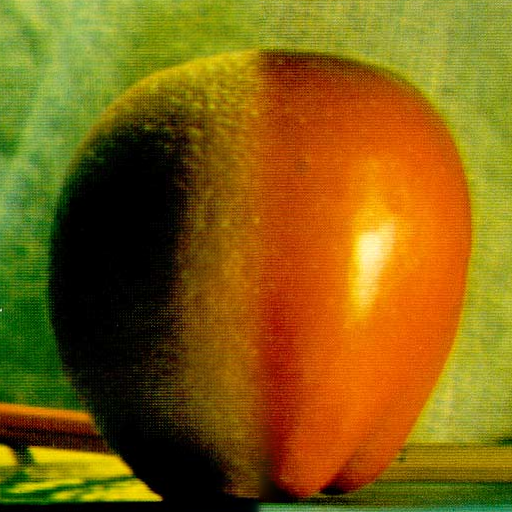
#> input picture resultados_blending/resultado_blending.png, 512 x 512 px, given in place of 512_burt_apple.png, which was not available
$ python blending.py
#> lines starting #> are read from the running program, lines starting #| are printed output that depends on the picture; after the words box and inside, x2 and y2 are one past the last pixel; in counts of white or black regions, pixels touching at a corner belong together; pictures that were not available may be replaced by others from this repository, and a replacement may not be noted
### vc/filtros.py
"""Filtragem linear e não linear, forma matricial e imagem integral.

As imagens são arrays NumPy (H, W) ou (H, W, C); cada canal é filtrado separadamente.
`modo` é o modo de preenchimento de borda do np.pad ("constant" = zero-padding).
"""
import numpy as np
from numpy.lib.stride_tricks import sliding_window_view


def _por_canal(img, fn):
    a = np.asarray(img, float)
    if a.ndim == 2:
        return fn(a)
    return np.stack([fn(a[..., c]) for c in range(a.shape[2])], axis=-1)


def _janelas(canal, kh, kw, modo):
    if kh % 2 == 0 or kw % 2 == 0:
        raise ValueError("A janela deve ter dimensões ímpares.")
    p = np.pad(canal, ((kh // 2, kh // 2), (kw // 2, kw // 2)), mode=modo)
    return sliding_window_view(p, (kh, kw))


# ---------- núcleos ----------
def nucleo_media(k):
    return np.ones((k, k)) / (k * k)


# [6 lines left out: function nucleo_gaussiano, not called in this run]


def nucleo_binomial(k):
    """Pesos binomiais (linha do triângulo de Pascal) 2D normalizados."""
#> called with k = 5
    b = np.array([1.0])
    for _ in range(k - 1):
        b = np.convolve(b, [1, 1])
    b /= b.sum()
    return np.outer(b, b)


H_CORNER = np.array([1, -2, 1]) / 2


def nucleo_corner():
    """Filtro corner = 1/4 [1 -2 1; -2 4 -2; 1 -2 1] (separável: h^T h com h = 1/2[1 -2 1])."""
    return np.outer(H_CORNER, H_CORNER)


# ---------- convolução ----------
def convolucao(img, nucleo, modo="constant"):
    """Convolução 2D (núcleo espelhado) com preenchimento de borda."""
    k = np.asarray(nucleo, float)[::-1, ::-1]
    return _por_canal(img, lambda c: np.einsum("ijkl,kl->ij", _janelas(c, *k.shape, modo), k))


# [5 lines left out: function filtro_separavel, not called in this run]


# ---------- filtros não lineares ----------
def mediana(img, k=3, modo="constant"):
    return _por_canal(img, lambda c: np.median(_janelas(c, k, k, modo).reshape(*c.shape, -1), axis=-1))


# [41 lines left out: functions media_alfa_cortada, mediana_ponderada, matriz_filtro_1d, not called in this run]


def matrizes_filtro_separavel(shape, h_vertical, h_horizontal):
    """Retorna (H_v, H_h) tais que g = H_v @ H_h @ f.ravel()."""
    return matriz_filtro_1d(shape, h_vertical, 0), matriz_filtro_1d(shape, h_horizontal, 1)


def aplicar_matricial(img, Hv, Hh):
    f = np.asarray(img, float)
    return (Hv @ (Hh @ f.ravel())).reshape(f.shape)


# ---------- imagem integral ----------
def imagem_integral(img):
    """s(i,j) = soma de f(k,l) para k<=i, l<=j."""
    return np.asarray(img, float).cumsum(axis=0).cumsum(axis=1)


# [22 lines left out: functions soma_retangulo, filtro_media_integral, not called in this run]

### vc/piramides.py
"""Pirâmides Gaussiana e Laplaciana e blending de imagens (Burt e Adelson, 1983).

As imagens são arrays NumPy (H, W) ou (H, W, C); cada canal é tratado separadamente.
"""
import numpy as np

from . import filtros

# Núcleo gaussiano 5x5 de Burt-Adelson (binomial [1 4 6 4 1] / 16).
NUCLEO = filtros.nucleo_binomial(5)


def reduzir(img):
    """REDUCE: suaviza com o núcleo gaussiano e mantém 1 amostra a cada 2 em cada eixo."""
    return filtros.convolucao(img, NUCLEO, "reflect")[::2, ::2]


def expandir(img, shape):
    """EXPAND: insere zeros entre as amostras, suaviza (x4 para repor a energia) e recorta para `shape` (H, W)."""
    a = np.asarray(img, float)
    z = np.zeros((a.shape[0] * 2, a.shape[1] * 2) + a.shape[2:])
    z[::2, ::2] = a
    return (4 * filtros.convolucao(z, NUCLEO, "reflect"))[:shape[0], :shape[1]]


def piramide_gaussiana(img, niveis):
    """Lista [G0, G1, ..., G_{niveis-1}], G0 = img e G_{i+1} = REDUCE(G_i)."""
    g = [np.asarray(img, float)]
    for _ in range(niveis - 1):
        g.append(reduzir(g[-1]))
    return g


def piramide_laplaciana(img, niveis):
    """Lista [L0, ..., L_{n-1}] com L_i = G_i - EXPAND(G_{i+1}) e L_{n-1} = G_{n-1} (resíduo passa-baixas)."""
    g = piramide_gaussiana(img, niveis)
    return [g[i] - expandir(g[i + 1], g[i].shape[:2]) for i in range(niveis - 1)] + [g[-1]]


def colapsar(lap):
    """Reconstrói a imagem a partir da pirâmide Laplaciana: G_i = L_i + EXPAND(G_{i+1})."""
    r = lap[-1]
    for L in reversed(lap[:-1]):
        r = L + expandir(r, L.shape[:2])
    return r


def blending(a, b, mascara, niveis=5):
    """Mistura `a` (onde mascara = 1) e `b` (onde mascara = 0) em cada banda de frequência.

    L_blend_i = Gm_i * La_i + (1 - Gm_i) * Lb_i, em que Gm é a pirâmide Gaussiana da máscara:
    nos níveis de baixa frequência a transição é larga e suave; nos de alta, estreita (detalhes preservados).
    """
    a, b = np.asarray(a, float), np.asarray(b, float)
    m = np.asarray(mascara, float)
    if m.max() > 1:
        m = m / 255.0
    if m.ndim == 3:
        m = m.mean(axis=2)
    if a.shape != b.shape or m.shape != a.shape[:2]:
        raise ValueError("Imagens e máscara devem ter o mesmo tamanho.")
    if a.ndim == 3:
        m = m[..., None]
    gm = piramide_gaussiana(m, niveis)
    la, lb = piramide_laplaciana(a, niveis), piramide_laplaciana(b, niveis)
    return colapsar([w * x + (1 - w) * y for w, x, y in zip(gm, la, lb)])


def justaposicao(a, b, mascara):
    """Colagem direta (sem mistura): pixels de `a` onde a máscara é 1 e de `b` onde é 0."""
    m = np.asarray(mascara, float)
    if m.max() > 1:
        m = m / 255.0
    if np.asarray(a).ndim == 3 and m.ndim == 2:
        m = m[..., None]
    return m * np.asarray(a, float) + (1 - m) * np.asarray(b, float)

### blending.py
"""Atividade 02 - blending de imagens com pirâmides (maçã + laranja).

Uso:  python blending.py [pasta_imagens] [pasta_saida] [niveis]
Gera resultado_blending.png, resultado_justaposicao.png, comparacao.png e piramides.png.
"""
import os
import sys

import matplotlib
matplotlib.use("Agg")
import matplotlib.pyplot as plt
import numpy as np
from PIL import Image

from vc import piramides


def carregar(pasta, nome, modo):
#> called with pasta = '../imagens', nome = '512_burt_apple.png', modo = 'RGB'
    return np.asarray(Image.open(os.path.join(pasta, nome)).convert(modo), float)


def salvar(arr, caminho):
    Image.fromarray(np.clip(np.rint(arr), 0, 255).astype(np.uint8)).save(caminho)


def main(pasta, saida, niveis):
    os.makedirs(saida, exist_ok=True)
    a, b = carregar(pasta, "512_burt_apple.png", "RGB"), carregar(pasta, "512_burt_orange.png", "RGB")
#> call 2 of carregar, with pasta = '../imagens', nome = '512_burt_orange.png', modo = 'RGB'
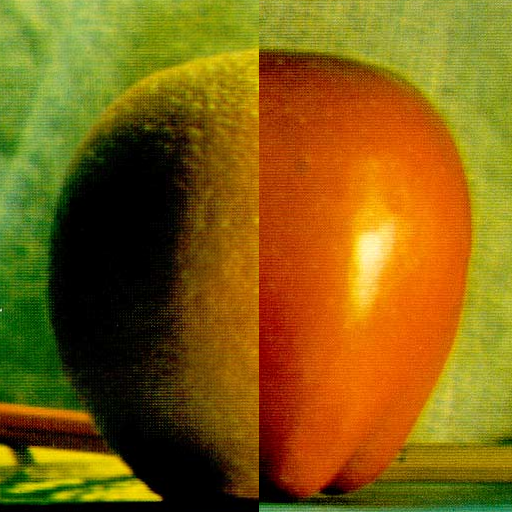
#> input picture resultados_blending/resultado_justaposicao.png, 512 x 512 px, given in place of 512_burt_orange.png, which was not available
    m = carregar(pasta, "512_mask.jpg", "L") / 255.0
#> call 3 of carregar, with pasta = '../imagens', nome = '512_mask.jpg', modo = 'L'
#> in carregar (call 3), `return np.asarray(Image.open(os.path.join(pasta, nome)).convert(modo),..`:
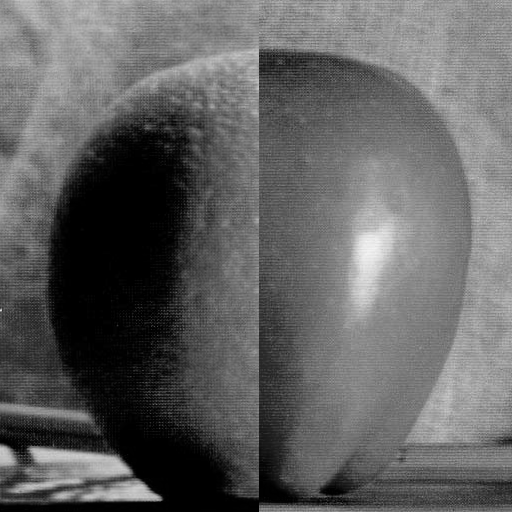
#> returned value: shape (512, 512) float64; min 0, max 244, mean 97.1
    m = (m > 0.5).astype(float)   # máscara binária (o JPEG introduz ruído de compressão)
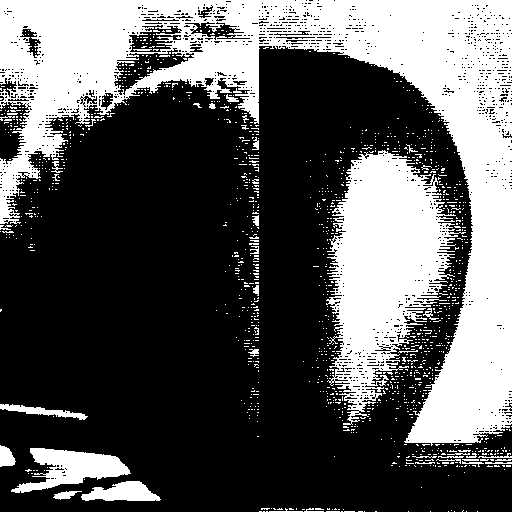
#> m: shape (512, 512) float64; values 0 (black) and 1 (white), 34.8% white; 1299 white regions (1255 under 20 px), largest, box (x1, y1, x2, y2) and area: (0, 0, 512, 446) 61820, (326, 150, 466, 425) 20036, (11, 448, 131, 493) 2636

    mix = np.clip(piramides.blending(a, b, m, niveis), 0, 255)
#> after the loop in piramide_gaussiana, `for _ in range(niveis - 1):`: g = 5 items
#> in expandir, `z[::2, ::2] = a`:
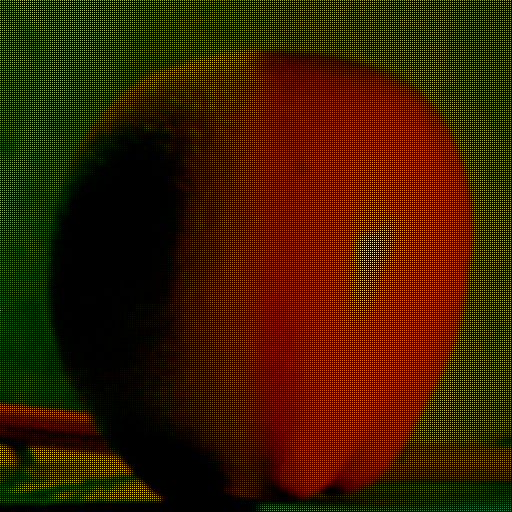
#> z: shape (512, 512, 3) float64; mean of channels 0, 1, 2 32.4, 24.1, 4.1; drawn as R, G, B
#> call 4 of expandir, with shape = (64, 64)
#> in expandir (call 4), `z[::2, ::2] = a`:
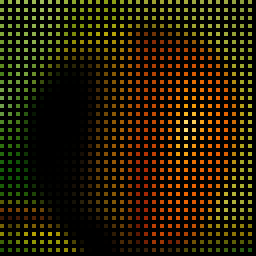
#> z: shape (64, 64, 3) float64 (shown 4 times larger); mean of channels 0, 1, 2 32.6, 24.3, 4.3; drawn as R, G, B
#> in _por_canal (call 12), `return np.stack([fn(a[..., c]) for c in range(a.shape[2])], axis=-1)`:
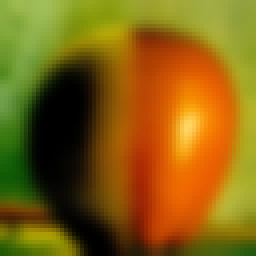
#> returned value: shape (64, 64, 3) float64 (shown 4 times larger); mean of channels 0, 1, 2 32.6, 24.2, 4.2; drawn with min black and max white
#> the loop in colapsar, `for L in reversed(lap[:-1]):` made 4 passes
#> pass 1, in _janelas (call 55), `p = np.pad(canal, ((kh // 2, kh // 2), (kw // 2, kw // 2)), mode=modo)`:
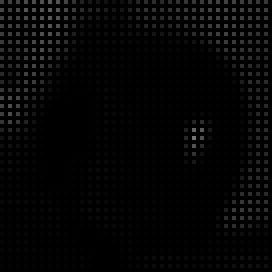
#> p: shape (68, 68) float64 (shown 4 times larger); min 0, max 117.1, mean 4.7
    cola = piramides.justaposicao(a, b, m)
    salvar(mix, os.path.join(saida, "resultado_blending.png"))
    salvar(cola, os.path.join(saida, "resultado_justaposicao.png"))

    # reconstrução sem mistura: confere a pirâmide Laplaciana
    erro = np.abs(piramides.colapsar(piramides.piramide_laplaciana(a, niveis)) - a).max()
#> the loop in colapsar (call 2), `for L in reversed(lap[:-1]):` made 4 passes
#> erro = 0
    print(f"erro máximo de reconstrução da pirâmide Laplaciana: {erro:.2e}")
#| erro máximo de reconstrução da pirâmide Laplaciana: 0.00e+00

    fig, ax = plt.subplots(2, 3, figsize=(15, 10))
    for x, im, t in zip(ax.ravel(), (a, b, m, cola, mix), ("Maçã", "Laranja", "Máscara",
                                                            "Justaposição direta", f"Blending ({niveis} níveis)")):
        x.imshow(im.astype(np.uint8) if im.ndim == 3 else im, cmap="gray"); x.set_title(t); x.axis("off")
#> this loop made 5 passes
#> t on passes 1 to 5: 'Maçã', 'Laranja', 'Máscara', 'Justaposição direta', 'Blending (5 níveis)'
    ax[1, 2].imshow(np.abs(mix - cola).mean(axis=2), cmap="magma"); ax[1, 2].set_title("|blending − justaposição|")
    ax[1, 2].axis("off")
    fig.tight_layout(); fig.savefig(os.path.join(saida, "comparacao.png"), dpi=100); plt.close(fig)

    # zoom na região da emenda
    fig, ax = plt.subplots(1, 2, figsize=(12, 6))
    for x, im, t in zip(ax, (cola, mix), ("Justaposição (emenda visível)", "Blending (emenda suave)")):
        x.imshow(im[150:360, 156:356].astype(np.uint8)); x.set_title(t); x.axis("off")
#> this loop made 2 passes
    fig.tight_layout(); fig.savefig(os.path.join(saida, "zoom_emenda.png"), dpi=100); plt.close(fig)

    # pirâmides
    gm, la = piramides.piramide_gaussiana(m, niveis), piramides.piramide_laplaciana(a, niveis)
    fig, ax = plt.subplots(2, niveis, figsize=(3 * niveis, 6))
    for i in range(niveis):
        ax[0, i].imshow(gm[i], cmap="gray", vmin=0, vmax=1); ax[0, i].set_title(f"Gaussiana máscara, nível {i}")
        l = la[i] if i == niveis - 1 else la[i] + 128
        ax[1, i].imshow(np.clip(l, 0, 255).astype(np.uint8)); ax[1, i].set_title(f"Laplaciana maçã, nível {i}")
        ax[0, i].axis("off"); ax[1, i].axis("off")
    fig.tight_layout(); fig.savefig(os.path.join(saida, "piramides.png"), dpi=80); plt.close(fig)


if __name__ == "__main__":
    base = os.path.dirname(os.path.abspath(__file__))
    main(sys.argv[1] if len(sys.argv) > 1 else os.path.join(base, "..", "imagens"),
         sys.argv[2] if len(sys.argv) > 2 else os.path.join(base, "resultados_blending"),
         int(sys.argv[3]) if len(sys.argv) > 3 else 5)
